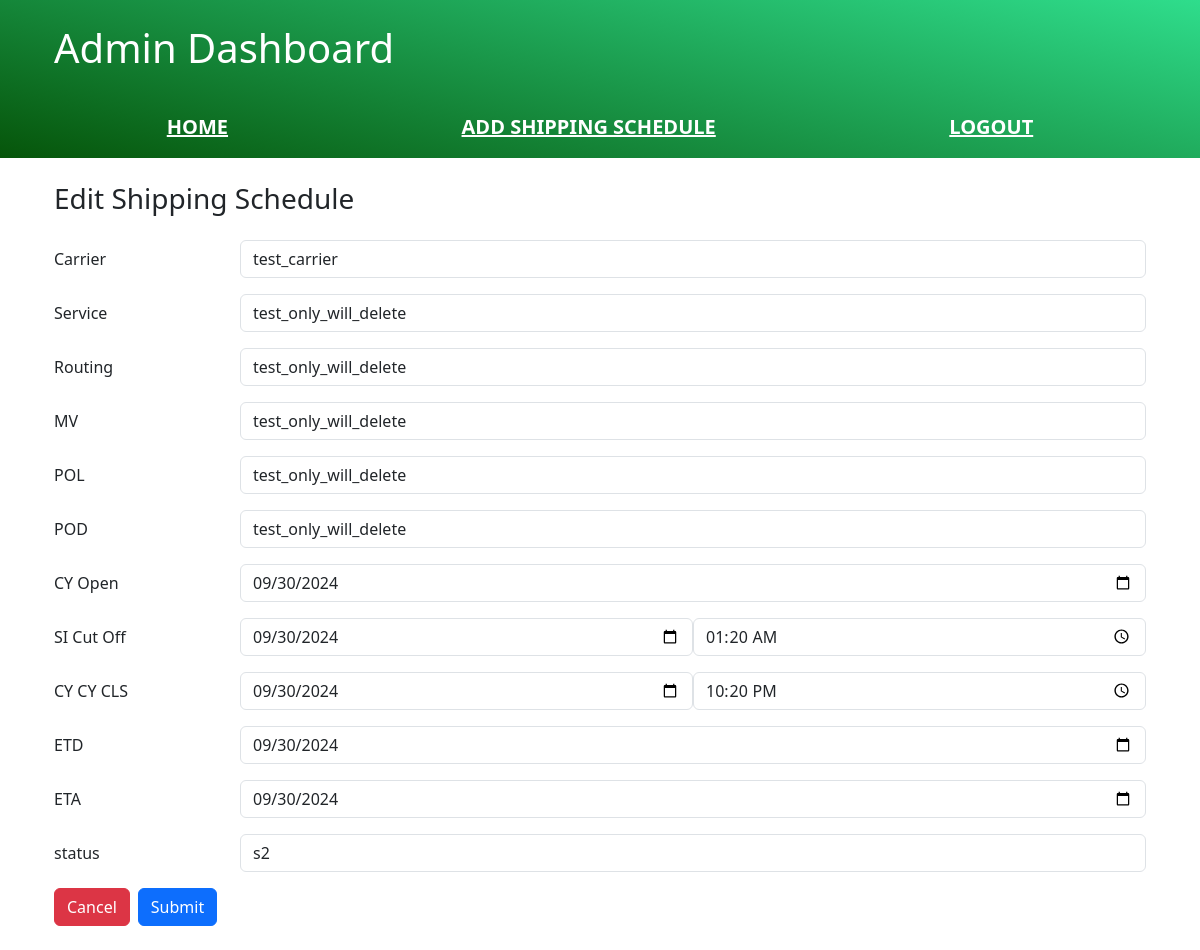
The app's page /admin/edit_shipping_schedule/7 (signed in), older data.
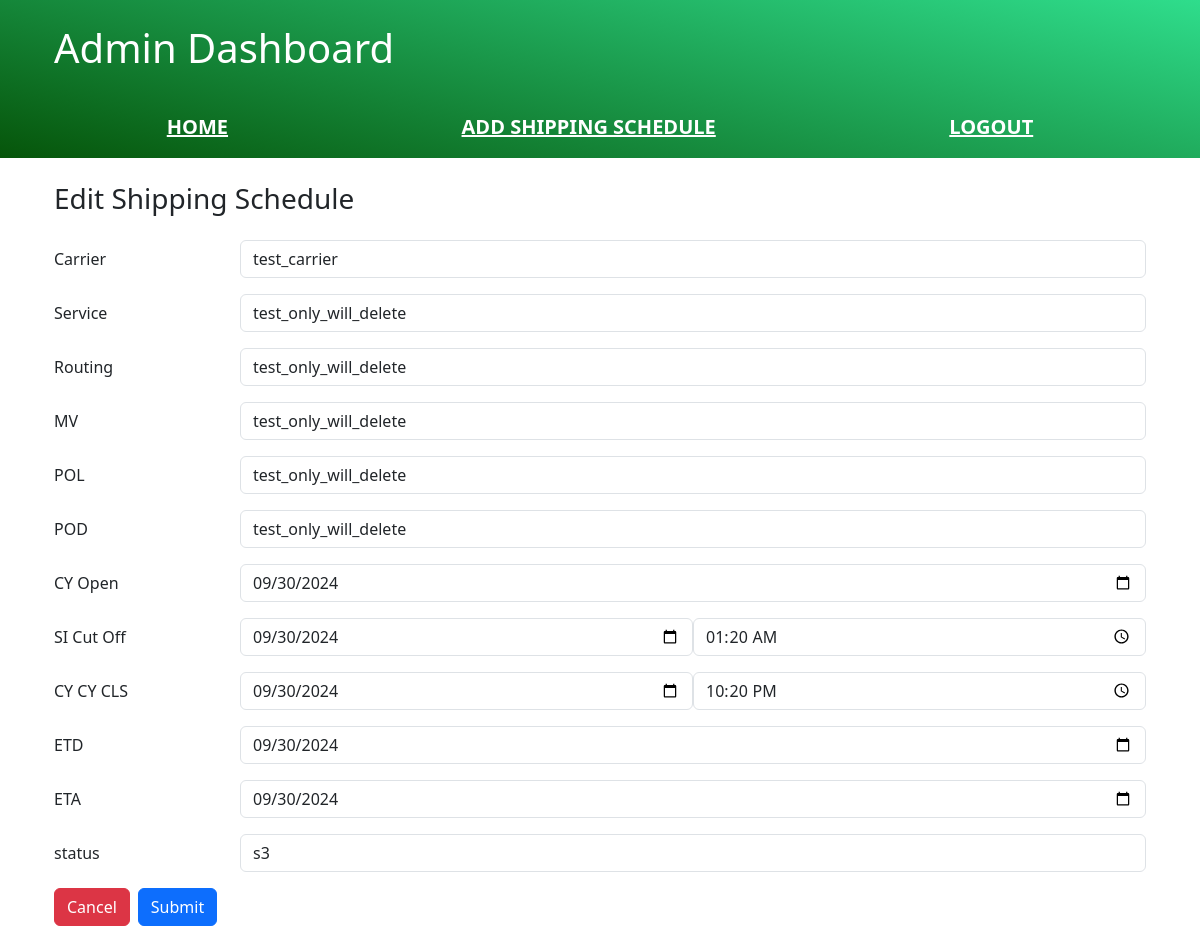
The same page, newer data.
### app/model.py (models this page shows, shortened)
class Data_shipping_schedule(db.Model):
    __tablename__ = 'data_shipping_schedule'
    id = db.Column(db.Integer, primary_key=True)
    carrier = db.Column(db.String(100), nullable= False)                                    #   Shipping company
    service = db.Column(db.String(100), nullable=False)                                     #   Shipping service
    routing = db.Column(db.String(100), nullable=False)                                     #   Routing
    MV = db.Column(db.String(100), nullable=False)                                          #   Master vessel (ship name)
    POL = db.Column(db.String(100), nullable=False)                                         #   Port of loading
    POD = db.Column(db.String(100), nullable=False)                                         #   Port of discharge
    CY_Open = db.Column(db.DateTime, nullable=False)                                        #   Container yard open (should be in datetime format)
    SI_Cut_Off = db.Column(db.DateTime, nullable=False)                                     #   Shipping information off (should be in datetime format)
    CY_CY_CLS = db.Column(db.DateTime, nullable=False)                                      #   Closing date (should be in datetime format)
    ETD =  db.Column(db.DateTime, nullable=False)                                           #   Estimated Time of Departure (should be in datetime format)
    ETA =  db.Column(db.DateTime, nullable=False)                                           #   Estimated Time of Arrival (should be in datetime format)
    date_created = db.Column(db.DateTime, default=datetime.utcnow)
    status = db.Column(db.String(20), nullable=False)                                       # Status s1 -> s2 -> s3
    bookings = db.relationship('Data_booking', backref='data_shipping_schedule', lazy=True)
    confirm_orders = db.relationship('Data_confirm_order', backref='data_shipping_schedule', uselist=False)
    user_id = db.Column(db.Integer, db.ForeignKey('user_data.id'), nullable=False)

### app/routes/admin.py (the view, shortened to what this page needs)
@admin.route("/edit_shipping_schedule/<int:id>", methods=["GET", "POST"])
@login_required
@role_required("admin")
def edit_shipping_data(id):
    shipping_data = Data_shipping_schedule.query.get_or_404(id)
    return render_template("shipping_schedule.html", mode="Edit", data=shipping_data)

### app/restriction.py (called while the page is built)
def role_required(rank):
    def decorator(func):
        @wraps(func)
        def decorated_view(*args, **kwargs):
            if not current_user.is_authenticated or current_user.rank != rank:
                abort(403)  # Forbidden
            return func(*args, **kwargs)
        return decorated_view
    return decorator

### driver.py (called while the page is built)
@login_manager.user_loader
def load_user(user_id):
    return User_data.query.get(int(user_id))

### templates/shipping_schedule.html (shortened to what this page needs)
{% extends 'base.html' %}
{% from '_render_input.html' import render_input_text, render_input_date, render_input_datetime %}
{% block body %}
{% include 'header.html' %}
<section class="container p-4">
  <h3>{{ mode }} Shipping Schedule</h3>
  <form method="POST" class="mt-4">
    {{ render_input_text(name='Carrier', id='carrier', required=True, value=data.carrier) }}
    {{ render_input_text(name='Service', id='service', required=True, value=data.service) }}
    {{ render_input_text(name='Routing', id='routing', required=True, value=data.routing) }}
    {{ render_input_text(name='MV', id='MV', required=True, value=data.MV) }}
    {{ render_input_text(name='POL', id='POL', required=True, value=data.POL) }}
    {{ render_input_text(name='POD', id='POD', required=True, value=data.POD) }}
    {{ render_input_date(name='CY Open', id='CY_Open', required=True, value=data.CY_Open) }}
    {{ render_input_datetime(name='SI Cut Off', id='SI_Cut_Off', required=True, value=data.SI_Cut_Off) }}
    {{ render_input_datetime(name='CY CY CLS', id='CY_CY_CLS', required=True, value=data.CY_CY_CLS) }}
    {{ render_input_date(name='ETD', id='ETD', required=True, value=data.ETD) }}
    {{ render_input_date(name='ETA', id='ETA', required=True, value=data.ETA) }}
    {% if current_user.rank=='admin' %}
    {{ render_input_text(name='status', id='status', required=True, value=data.status) }}
    {% endif %}
    <div class="d-inline-flex gap-2">
      <a class="btn btn-danger" href="javascript:history.back()">Cancel</a>
      <input class="btn btn-primary" type="submit" value="Submit" />
    </div>
  </form>
</section>
{% endblock %}

### templates/_render_input.html (shortened to what this page needs)
{% macro render_input_text(name='', id='', value='', required=False) %}
<div class="mb-3 row align-items-baseline">
  <label class="col-sm-2" for="{{ id }}">{{ name }}</label>
  <div class="col-sm-10">
    <input class="form-control" type="text" name="{{ id }}" id="{{ id }}" value="{{ value }}" {% if required %} required
      {% endif %} />
  </div>
</div>
{% endmacro %}
{% macro render_input_date(name='', id='', value='', required=False) %}
<div class="mb-3 row align-items-baseline">
  <label class="col-sm-2" for="{{ id }}">{{ name }}</label>
  <div class="col-sm-10">
    <input class="form-control" type="date" name="{{ id }}" id="{{ id }}" value="{{ value.date() }}" {% if required %}
      required {% endif %} />
  </div>
</div>
{% endmacro %}
{% macro render_input_datetime(name='', id='', value='', required=False) %}
<div class="mb-3 row align-items-baseline">
  <label class="col-sm-2" for="{{ id }}">{{ name }}</label>
  <div class="col-sm-10 d-flex">
    <input class="form-control" type="date" name="{{ id }}" id="{{ id }}" value="{{ value.date() }}" {% if required %}
      required {% endif %} />
    <input class="form-control" type="time" name="{{ id }}_Time" id="{{ id }}_Time"
      value="{{ value.strftime('%H:%M') }}" {% if required %} required {% endif %} />
  </div>
</div>
{% endmacro %}

Row changes from the older to the newer data that the page shows:
changed Data_shipping_schedule "test_carrier": status "s2" → "s3"
